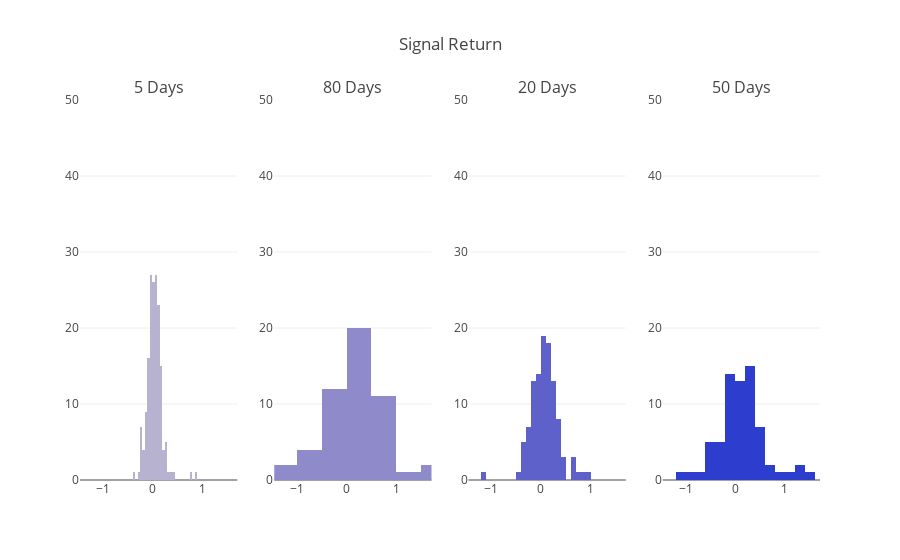

The code cell stored with this chart in its notebook:
### Markdown cell above
## Test for Significance
### Histogram
Let's plot a histogram of the signal return values.

### Code cell
project_helper.plot_signal_histograms(
    [signal_return_5, signal_return_80, signal_return_20, signal_return_50],
    'Signal Return',
    ('5 Days', '80 Days', '20 Days', '50 Days'))

### Figure 1 — Plotly figure (JSON) as saved in the notebook; plotly's stock layout.template omitted (floating-point values rounded to 4 significant figures; data arrays with more than 128 entries replaced by an {"elided": "..."} marker saying what was removed)
{"data": [{"marker": {"color": "#b6b2cf"}, "type": "histogram", "x": {"elided": "170 float values"}, "xaxis": "x1", "yaxis": "y1"}, {"marker": {"color": "#8f8bca"}, "type": "histogram", "x": [0.1863, -0.03706, -0.3166, 0.1921, -0.6226, 0.141, -0.01252, 0.3405, -0.1082, 1.708, 0.5226, 1.711, 0.8788, 0.5287, -0.1381, -0.7853, 0.5503, 0.005526, -0.7311, 1.377, 0.579, 0.816, 0.04348, -0.2947, 0.04806, 0.3431, -0.4326, -0.269, -0.4393, -0.7646, 0.5709, 0.1853, 0.5961, 0.4485, -0.1038, 0.2296, 0.3613, 0.4265, -1.46, 0.48, 0.4865, 0.01189, 0.4546, -1.015, 0.6871, 0.4645, 0.5871, 0.5845, 0.2275, -0.06192, 0.4034, -0.1086], "xaxis": "x2", "yaxis": "y2"}, {"marker": {"color": "#5e61ca"}, "type": "histogram", "x": [0.4906, 0.04031, -0.2345, -0.01356, 0.02201, 0.08187, 0.1229, -0.0201, 0.00777, 0.1482, 0.1014, -0.2059, -0.07298, -0.127, 0.1188, 0.1263, 0.3079, 0.9477, -0.09868, 0.2578, 0.373, 0.6398, 0.4245, 0.2257, 0.8271, -0.176, -0.3324, 0.004337, -0.3748, 0.1513, 0.1607, 0.2605, 0.2135, -0.2231, -0.3132, -0.2598, -0.2658, 0.2526, -0.1629, -0.1292, 0.2476, 0.3488, 0.2905, 0.7015, 0.6666, 0.09997, 0.04758, -0.02352, -0.3293, -0.1939, 0.3897, 0.04566, -0.2316, -0.141, 0.2991, 0.159, -0.1066, -0.1116, 0.1757, 0.1351, 0.1369, 0.1554, 0.1591, 0.1085, -0.03129, 0.03044, -0.05291, 0.2316, 0.1797, 0.2722, -0.1117, 0.03748, -0.1883, 0.146, -1.179, 0.3623, 0.4928, 0.3457, -0.1041, -0.3815, -0.0395, -0.1749, -0.1015, -0.2269, 0.06548, 0.03029, -0.08705, 0.008733, 0.05827, 0.6939, 0.2555, 0.04098, -0.007382, -0.08983, 0.3466, -0.472, 0.223, 0.3298, 0.0218, -0.001174, 0.01461, -0.06117, 0.2385, -0.09768, 0.1813, 0.1282, 0.05043, 0.01616], "xaxis": "x3", "yaxis": "y3"}, {"marker": {"color": "#2d3ecf"}, "type": "histogram", "x": [0.3463, -0.0006607, -0.4493, 0.06034, -0.1198, 0.3185, 0.1411, -0.0993, -0.06365, 0.2796, -0.1828, 0.2848, 0.1161, 1.179, 1.25, 0.8217, 1.49, -0.04854, -0.01489, -0.8566, 0.1233, 0.0459, 0.1112, -0.7911, -0.3126, 0.7352, 0.3152, 0.4592, -0.2369, 0.3314, 0.4755, 0.2023, -0.121, 0.4348, -0.03446, -0.5285, -0.1515, -0.5944, -0.03627, -0.03926, -0.4255, -0.5629, 0.4917, 0.371, 0.183, 0.291, -0.08962, 0.1751, 0.2463, 0.5684, 1.38, 0.4751, -1.143, 0.392, 0.1886, -0.0808, 0.1544, -0.3626, -0.2699, 0.3117, 0.7309, 0.2937, 0.2476, 0.04597, 0.3905, -0.3452, 0.1188, 0.4099, 0.1566], "xaxis": "x4", "yaxis": "y4"}], "layout": {"annotations": [{"font": {"size": 16}, "showarrow": false, "text": "5 Days", "x": 0.1062, "xanchor": "center", "xref": "paper", "y": 1, "yanchor": "bottom", "yref": "paper"}, {"font": {"size": 16}, "showarrow": false, "text": "80 Days", "x": 0.3688, "xanchor": "center", "xref": "paper", "y": 1, "yanchor": "bottom", "yref": "paper"}, {"font": {"size": 16}, "showarrow": false, "text": "20 Days", "x": 0.6313, "xanchor": "center", "xref": "paper", "y": 1, "yanchor": "bottom", "yref": "paper"}, {"font": {"size": 16}, "showarrow": false, "text": "50 Days", "x": 0.8938, "xanchor": "center", "xref": "paper", "y": 1, "yanchor": "bottom", "yref": "paper"}], "showlegend": false, "title": "Signal Return", "xaxis1": {"anchor": "y1", "domain": [0, 0.2125], "range": [-1.46, 1.711]}, "xaxis2": {"anchor": "y2", "domain": [0.2625, 0.475], "range": [-1.46, 1.711]}, "xaxis3": {"anchor": "y3", "domain": [0.525, 0.7375], "range": [-1.46, 1.711]}, "xaxis4": {"anchor": "y4", "domain": [0.7875, 1], "range": [-1.46, 1.711]}, "yaxis1": {"anchor": "x1", "domain": [0, 1], "range": [0, 50]}, "yaxis2": {"anchor": "x2", "domain": [0, 1], "range": [0, 50]}, "yaxis3": {"anchor": "x3", "domain": [0, 1], "range": [0, 50]}, "yaxis4": {"anchor": "x4", "domain": [0, 1], "range": [0, 50]}}}
